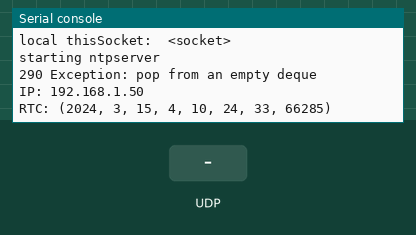
Recording of a program running on a simulated ESP8266 board running MicroPython. Parts: the last lines printed to the serial console. Inputs (shaded band) come from the test bench. The clock reads 2024-03-15 10:24:30 at power-on unless the program sets it.

Above: at 3.2 s.
3.3 s: UDP packet "0.0.0.0" arrives
At 3.6 s:
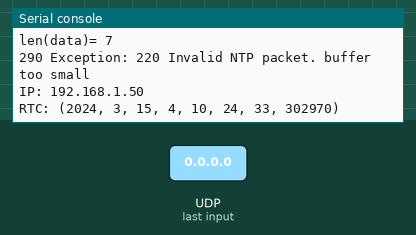
4.8 s: UDP packet "on" arrives
At 5.6 s:
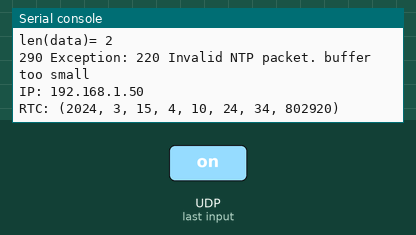
6.3 s: UDP packet "off" arrives
At 7.1 s:
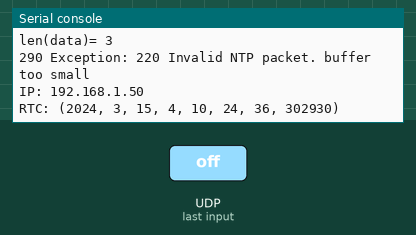

The program:

main.py
```python
import network as net
import time
import ntptime

net.WLAN(net.AP_IF).active(False)

net.WLAN(net.STA_IF).active(True)
net.WLAN(net.STA_IF).connect('TLS_Testing', 'extronextron')

while net.WLAN(net.STA_IF).ifconfig()[0] == '0.0.0.0':
    print('Waiting to Connect')
    time.sleep(1)

'''Set the system RTC to the current time (using the built in micropython NTP client)'''
import ntptime
count = 0
success = False


while True:
    count += 1
    try:
        tup = ntptime.settime()
        success = True
    except Exception as e22:
        print(count, 'ntptime.settime() Exception:', e22)

    if success or count > 10:
        break
    time.sleep(1)

'''If you want to set the NTP Server to a certain time, use below'''
# from machine import RTC
#
# YEAR = 2019
# MONTH = 10
# DAY_OF_MONTH = 26
# HOUR = 23  # 0
# MIN = 59
# SEC = 0
# DAY_OF_WEEK = 6  # 0 is Monday
# # DAY_OF_YEAR =  # 0-366
#
# rtc = RTC()
# rtc.datetime((YEAR, MONTH, DAY_OF_MONTH, DAY_OF_WEEK, HOUR, MIN, SEC, 0))

import ntpserver
```

ntpserver.py
```python
import socket
import ustruct as struct
import time
import select
import network as net
from ucollections import deque
from machine import RTC

stopFlag = False
taskQueue = deque((), 10)
rtc = RTC()


def system_to_ntp_time(timestamp):
    # #"""Convert a system time to a NTP time.
    #
    # Parameters:
    # timestamp -- timestamp in system time
    #
    # Returns:
    # corresponding NTP time
    # #"""
    espOffset = 946702800 - (5 * 60 * 60) # subtract 5hrs (confirmed this makes RTC match UTC+0 on ESP8266)
    # Your hardware may vary
    return timestamp + NTP.NTP_DELTA + espOffset  #


def _to_int(timestamp):
    # #"""Return the integral part of a timestamp.
    #
    # Parameters:
    # timestamp -- NTP timestamp
    #
    # Retuns:
    # integral part
    # #"""
    return int(timestamp)


def _to_frac(timestamp, n=32):
    # #"""Return the fractional part of a timestamp.
    #
    # Parameters:
    # timestamp -- NTP timestamp
    # n         -- number of bits of the fractional part
    #
    # Retuns:
    # fractional part
    # #"""
    return int(abs(timestamp - _to_int(timestamp)) * 2 ** n)


def _to_time(integ, frac, n=32):
    # #"""Return a timestamp from an integral and fractional part.
    #
    # Parameters:
    # integ -- integral part
    # frac  -- fractional part
    # n     -- number of bits of the fractional part
    #
    # Retuns:
    # timestamp
    # #"""
    return integ + float(frac) / 2 ** n


class NTPException(Exception):
    # """Exception raised by this module.#"""
    pass


class NTP:
    # """Helper class defining constants.#"""

    # """NTP epoch#"""
    # NTP_DELTA = 2208988800# original
    NTP_DELTA = 2208988800
    # """delta between system and NTP time#"""

    REF_ID_TABLE = {
        'DNC': "DNC routing protocol",
        'NIST': "NIST public modem",
        'TSP': "TSP time protocol",
        'DTS': "Digital Time Service",
        'ATOM': "Atomic clock (calibrated)",
        'VLF': "VLF radio (OMEGA, etc)",
        'callsign': "Generic radio",
        'LORC': "LORAN-C radionavidation",
        'GOES': "GOES UHF environment satellite",
        'GPS': "GPS UHF satellite positioning",
    }
    # """reference identifier table#"""

    STRATUM_TABLE = {
        0: "unspecified",
        1: "primary reference",
    }
    # """stratum table#"""

    MODE_TABLE = {
        0: "unspecified",
        1: "symmetric active",
        2: "symmetric passive",
        3: "client",
        4: "server",
        5: "broadcast",
        6: "reserved for NTP control messages",
        7: "reserved for private use",
    }
    # """mode table#"""

    LEAP_TABLE = {
        0: "no warning",
        1: "last minute has 61 seconds",
        2: "last minute has 59 seconds",
        3: "alarm condition (clock not synchronized)",
    }
    # """leap indicator table#"""


class NTPPacket:
    # """NTP packet class.

    # This represents an NTP packet.
    # #"""
    #
    # _PACKET_FORMAT = "!B B B b 11I" # original
    _PACKET_FORMAT = "!BBBb11I"

    # """packet format to pack/unpack#"""

    def __init__(self, version=2, mode=3, tx_timestamp=0):
        print('__init__', version, mode, tx_timestamp)
        # """Constructor.

        # Parameters:
        # version      -- NTP version
        # mode         -- packet mode (client, server)
        # tx_timestamp -- packet transmit timestamp
        # """
        self.leap = 0
        # """leap second indicator#"""
        self.version = version
        # """version#"""
        self.mode = mode
        # """mode#"""
        self.stratum = 0
        # """stratum#"""
        self.poll = 0
        # """poll interval#"""
        self.precision = 0
        # """precision#"""
        self.root_delay = 0
        # """root delay#"""
        self.root_dispersion = 0
        # """root dispersion#"""
        self.ref_id = 0
        # """reference clock identifier#"""
        self.ref_timestamp = 0
        # """reference timestamp#"""
        self.orig_timestamp = 0
        self.orig_timestamp_high = 0
        self.orig_timestamp_low = 0
        # """originate timestamp#"""
        self.recv_timestamp = 0
        # """receive timestamp#"""
        self.tx_timestamp = tx_timestamp
        self.tx_timestamp_high = 0
        self.tx_timestamp_low = 0
        # """tansmit timestamp#"""

    def to_data(self):
        # """Convert this NTPPacket to a buffer that can be sent over a thisSocket.

        # Returns:
        # buffer representing this packet
        #
        # Raises:
        # NTPException -- in case of invalid field
        # """
        print('to_data')
        try:
            packed = struct.pack(
                NTPPacket._PACKET_FORMAT,
                (self.leap << 6 | self.version << 3 | self.mode),
                self.stratum,
                self.poll,
                self.precision,
                _to_int(self.root_delay) << 16 | _to_frac(self.root_delay, 16),
                _to_int(self.root_dispersion) << 16 |
                _to_frac(self.root_dispersion, 16),
                self.ref_id,
                _to_int(self.ref_timestamp),
                _to_frac(self.ref_timestamp),
                # Change by lichen, avoid loss of precision
                self.orig_timestamp_high,
                self.orig_timestamp_low,
                _to_int(self.recv_timestamp),
                _to_frac(self.recv_timestamp),
                _to_int(self.tx_timestamp),
                _to_frac(self.tx_timestamp)
            )
        except Exception as e196:
            raise NTPException("203 Invalid NTP packet fields." + str(e196))
        return packed

    def from_data(self, data):
        print('from_data(', data)
        # """Populate this instance from a NTP packet payload received from
        # the network.

        # Parameters:
        # data -- buffer payload

        # Raises:
        # NTPException -- in case of invalid packet format
        # """
        try:
            csize = struct.calcsize(NTPPacket._PACKET_FORMAT)
            print('csize=', csize)
            print('len(data)=', len(data))
            unpacked = struct.unpack(
                NTPPacket._PACKET_FORMAT,
                data[0:csize]
            )
        except Exception as e213:
            raise NTPException("220 Invalid NTP packet. " + str(e213))

        self.leap = unpacked[0] >> 6 & 0x3
        self.version = unpacked[0] >> 3 & 0x7
        self.mode = unpacked[0] & 0x7
        self.stratum = unpacked[1]
        self.poll = unpacked[2]
        self.precision = unpacked[3]
        self.root_delay = float(unpacked[4]) / 2 ** 16
        self.root_dispersion = float(unpacked[5]) / 2 ** 16
        self.ref_id = unpacked[6]
        self.ref_timestamp = _to_time(unpacked[7], unpacked[8])
        self.orig_timestamp = _to_time(unpacked[9], unpacked[10])
        self.orig_timestamp_high = unpacked[9]
        self.orig_timestamp_low = unpacked[10]
        self.recv_timestamp = _to_time(unpacked[11], unpacked[12])
        self.tx_timestamp = _to_time(unpacked[13], unpacked[14])
        self.tx_timestamp_high = unpacked[13]
        self.tx_timestamp_low = unpacked[14]

    def GetTxTimeStamp(self):
        print('GetTxTimeStamp()')
        print('tx_timestamp_high=', self.tx_timestamp_high)
        print('tx_timestamp_low=', self.tx_timestamp_low)
        return self.tx_timestamp_high, self.tx_timestamp_low

    def SetOriginTimeStamp(self, high, low):
        print('SetOriginTimeStamp(', high, low)
        self.orig_timestamp_high = high
        self.orig_timestamp_low = low


class RecvThread:
    def __init__(self, socket):
        self.socket = socket

    def DoWork(self):
        global taskQueue, stopFlag
        # print('RecvThread.DoWork() taskQueue=', taskQueue)
        rlist, wlist, elist = select.select([self.socket], [], [], 1)
        if len(rlist) != 0:
            print("Received %d packets" % len(rlist))
            for tempSocket in rlist:
                try:
                    data, addr = tempSocket.recvfrom(1024)
                    recvTimestamp = system_to_ntp_time(time.time())
                    taskQueue.append((data, addr, recvTimestamp))
                except Exception as e272:
                    print('263 Exception:', e272)


class WorkThread:
    def __init__(self, socket):
        self.socket = socket

    def DoWork(self):
        global taskQueue, stopFlag
        # print('WorkThread.DoWork() taskQueue=', taskQueue)
        try:
            data, addr, recvTimestamp = taskQueue.popleft()
            recvPacket = NTPPacket()
            recvPacket.from_data(data)
            timeStamp_high, timeStamp_low = recvPacket.GetTxTimeStamp()
            sendPacket = NTPPacket(version=3, mode=4)
            sendPacket.stratum = 2
            sendPacket.poll = 10
            '''
            sendPacket.precision = 0xfa
            sendPacket.root_delay = 0x0bfa
            sendPacket.root_dispersion = 0x0aa7
            sendPacket.ref_id = 0x808a8c2c
            '''
            sendPacket.ref_timestamp = recvTimestamp - 5
            sendPacket.SetOriginTimeStamp(timeStamp_high, timeStamp_low)
            sendPacket.recv_timestamp = recvTimestamp
            sendPacket.tx_timestamp = system_to_ntp_time(time.time())
            thisSocket.sendto(sendPacket.to_data(), addr)
            print("Sent to %s:%d" % (addr[0], addr[1]))
        except Exception as e304:
            print('290 Exception:', e304)


listenIp = "0.0.0.0"
listenPort = 123  # should be 123
thisSocket = socket.socket(socket.AF_INET, socket.SOCK_DGRAM)
thisSocket.bind((listenIp, listenPort))
print("local thisSocket: ", thisSocket)
recvThread = RecvThread(thisSocket)
workThread = WorkThread(thisSocket)

print('starting ntpserver')
while True:
    recvThread.DoWork()
    workThread.DoWork()
    print('IP:', net.WLAN(net.STA_IF).ifconfig()[0])
    print('RTC:', rtc.datetime())
```

Measured:
- after the input at 3.3 s, the serial console: prints a new line at once (image 1)
- after the input at 4.8 s, the serial console: prints a new line at once (image 2)
- after the input at 6.3 s, the serial console: prints a new line at once (image 3)
